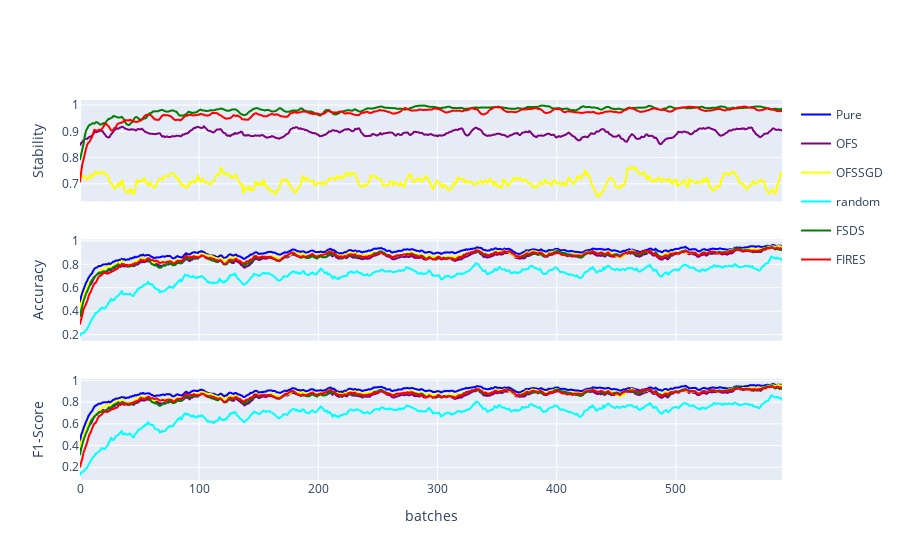

Source (notebook cell):
### Code cell
fig = make_subplots(rows=3, cols=1, shared_xaxes=True, vertical_spacing=0.1) # subplot_titles=("Stability","Accuracy", "F1-Score"),
for i in range(len(stability_trace)):
    stability_trace[i]["showlegend"] = False
    if stability_trace[i]["name"] == "FIRES":
        trace = stability_trace[i]
        print(trace["showlegend"])
    else:
        fig.add_trace(stability_trace[i], row=1, col=1)

fig.add_trace(trace, row=1, col=1)

for i in range(len(accuracy_trace)):
    if accuracy_trace[i]["name"] == "FIRES":
        trace = accuracy_trace[i]
    else:
        fig.add_trace(accuracy_trace[i], row=2, col=1)

fig.add_trace(trace, row=2, col=1)

for i in range(len(f1_trace)):
    f1_trace[i]["showlegend"] = False
    if f1_trace[i]["name"] == "FIRES":
        trace = f1_trace[i]
        trace["showlegend"] = False
    else:
        fig.add_trace(f1_trace[i], row=3, col=1)

fig.add_trace(trace, row=3, col=1)
fig.update_xaxes(title_text="batches", row=3, col=1)
fig.update_yaxes(title_text="Stability", row=1, col=1)
fig.update_yaxes(title_text="Accuracy", row=2, col=1)
fig.update_yaxes(title_text="F1-Score", row=3, col=1)
fig.write_image("{}/all_scores_{}.{}".format(folder, dataset_name, export_type))
fig.show()

### Figure 1 — Plotly figure (JSON) as saved in the notebook; plotly's stock layout.template omitted (floating-point values rounded to 4 significant figures; data arrays with more than 128 entries replaced by an {"elided": "..."} marker saying what was removed)
{"data": [{"hovertemplate": "variable=OFS<br>batches=%{x}<br>stability=%{y}<extra></extra>", "legendgroup": "OFS", "line": {"color": "purple", "dash": "solid"}, "mode": "lines", "name": "OFS", "showlegend": false, "type": "scattergl", "x": {"elided": "590 int values"}, "xaxis": "x", "y": {"elided": "590 float values"}, "yaxis": "y"}, {"hovertemplate": "variable=OFSSGD<br>batches=%{x}<br>stability=%{y}<extra></extra>", "legendgroup": "OFSSGD", "line": {"color": "yellow", "dash": "solid"}, "mode": "lines", "name": "OFSSGD", "showlegend": false, "type": "scattergl", "x": {"elided": "590 int values"}, "xaxis": "x", "y": {"elided": "590 float values"}, "yaxis": "y"}, {"hovertemplate": "variable=FSDS<br>batches=%{x}<br>stability=%{y}<extra></extra>", "legendgroup": "FSDS", "line": {"color": "green", "dash": "solid"}, "mode": "lines", "name": "FSDS", "showlegend": false, "type": "scattergl", "x": {"elided": "590 int values"}, "xaxis": "x", "y": {"elided": "590 float values"}, "yaxis": "y"}, {"hovertemplate": "variable=FIRES<br>batches=%{x}<br>stability=%{y}<extra></extra>", "legendgroup": "FIRES", "line": {"color": "red", "dash": "solid"}, "mode": "lines", "name": "FIRES", "showlegend": false, "type": "scattergl", "x": {"elided": "590 int values"}, "xaxis": "x", "y": {"elided": "590 float values"}, "yaxis": "y"}, {"hovertemplate": "variable=Pure<br>batches=%{x}<br>accuracy=%{y}<extra></extra>", "legendgroup": "Pure", "line": {"color": "blue", "dash": "solid"}, "mode": "lines", "name": "Pure", "showlegend": true, "type": "scattergl", "x": {"elided": "590 int values"}, "xaxis": "x2", "y": {"elided": "590 float values"}, "yaxis": "y2"}, {"hovertemplate": "variable=OFS<br>batches=%{x}<br>accuracy=%{y}<extra></extra>", "legendgroup": "OFS", "line": {"color": "purple", "dash": "solid"}, "mode": "lines", "name": "OFS", "showlegend": true, "type": "scattergl", "x": {"elided": "590 int values"}, "xaxis": "x2", "y": {"elided": "590 float values"}, "yaxis": "y2"}, {"hovertemplate": "variable=OFSSGD<br>batches=%{x}<br>accuracy=%{y}<extra></extra>", "legendgroup": "OFSSGD", "line": {"color": "yellow", "dash": "solid"}, "mode": "lines", "name": "OFSSGD", "showlegend": true, "type": "scattergl", "x": {"elided": "590 int values"}, "xaxis": "x2", "y": {"elided": "590 float values"}, "yaxis": "y2"}, {"hovertemplate": "variable=random<br>batches=%{x}<br>accuracy=%{y}<extra></extra>", "legendgroup": "random", "line": {"color": "cyan", "dash": "solid"}, "mode": "lines", "name": "random", "showlegend": true, "type": "scattergl", "x": {"elided": "590 int values"}, "xaxis": "x2", "y": {"elided": "590 float values"}, "yaxis": "y2"}, {"hovertemplate": "variable=FSDS<br>batches=%{x}<br>accuracy=%{y}<extra></extra>", "legendgroup": "FSDS", "line": {"color": "green", "dash": "solid"}, "mode": "lines", "name": "FSDS", "showlegend": true, "type": "scattergl", "x": {"elided": "590 int values"}, "xaxis": "x2", "y": {"elided": "590 float values"}, "yaxis": "y2"}, {"hovertemplate": "variable=FIRES<br>batches=%{x}<br>accuracy=%{y}<extra></extra>", "legendgroup": "FIRES", "line": {"color": "red", "dash": "solid"}, "mode": "lines", "name": "FIRES", "showlegend": true, "type": "scattergl", "x": {"elided": "590 int values"}, "xaxis": "x2", "y": {"elided": "590 float values"}, "yaxis": "y2"}, {"hovertemplate": "variable=Pure<br>batches=%{x}<br>accuracy=%{y}<extra></extra>", "legendgroup": "Pure", "line": {"color": "blue", "dash": "solid"}, "mode": "lines", "name": "Pure", "showlegend": false, "type": "scattergl", "x": {"elided": "590 int values"}, "xaxis": "x3", "y": {"elided": "590 float values"}, "yaxis": "y3"}, {"hovertemplate": "variable=OFS<br>batches=%{x}<br>accuracy=%{y}<extra></extra>", "legendgroup": "OFS", "line": {"color": "purple", "dash": "solid"}, "mode": "lines", "name": "OFS", "showlegend": false, "type": "scattergl", "x": {"elided": "590 int values"}, "xaxis": "x3", "y": {"elided": "590 float values"}, "yaxis": "y3"}, {"hovertemplate": "variable=OFSSGD<br>batches=%{x}<br>accuracy=%{y}<extra></extra>", "legendgroup": "OFSSGD", "line": {"color": "yellow", "dash": "solid"}, "mode": "lines", "name": "OFSSGD", "showlegend": false, "type": "scattergl", "x": {"elided": "590 int values"}, "xaxis": "x3", "y": {"elided": "590 float values"}, "yaxis": "y3"}, {"hovertemplate": "variable=FSDS<br>batches=%{x}<br>accuracy=%{y}<extra></extra>", "legendgroup": "FSDS", "line": {"color": "green", "dash": "solid"}, "mode": "lines", "name": "FSDS", "showlegend": false, "type": "scattergl", "x": {"elided": "590 int values"}, "xaxis": "x3", "y": {"elided": "590 float values"}, "yaxis": "y3"}, {"hovertemplate": "variable=random<br>batches=%{x}<br>accuracy=%{y}<extra></extra>", "legendgroup": "random", "line": {"color": "cyan", "dash": "solid"}, "mode": "lines", "name": "random", "showlegend": false, "type": "scattergl", "x": {"elided": "590 int values"}, "xaxis": "x3", "y": {"elided": "590 float values"}, "yaxis": "y3"}, {"hovertemplate": "variable=FIRES<br>batches=%{x}<br>accuracy=%{y}<extra></extra>", "legendgroup": "FIRES", "line": {"color": "red", "dash": "solid"}, "mode": "lines", "name": "FIRES", "showlegend": false, "type": "scattergl", "x": {"elided": "590 int values"}, "xaxis": "x3", "y": {"elided": "590 float values"}, "yaxis": "y3"}], "layout": {"xaxis": {"anchor": "y", "domain": [0, 1], "matches": "x3", "showticklabels": false}, "xaxis2": {"anchor": "y2", "domain": [0, 1], "matches": "x3", "showticklabels": false}, "xaxis3": {"anchor": "y3", "domain": [0, 1], "title": {"text": "batches"}}, "yaxis": {"anchor": "x", "domain": [0.7333, 1], "title": {"text": "Stability"}}, "yaxis2": {"anchor": "x2", "domain": [0.3667, 0.6333], "title": {"text": "Accuracy"}}, "yaxis3": {"anchor": "x3", "domain": [0, 0.2667], "title": {"text": "F1-Score"}}}}
